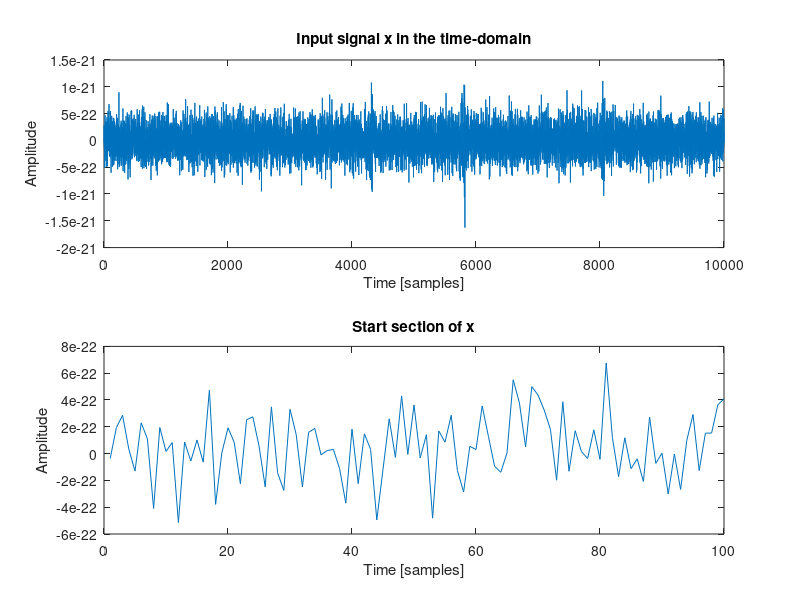
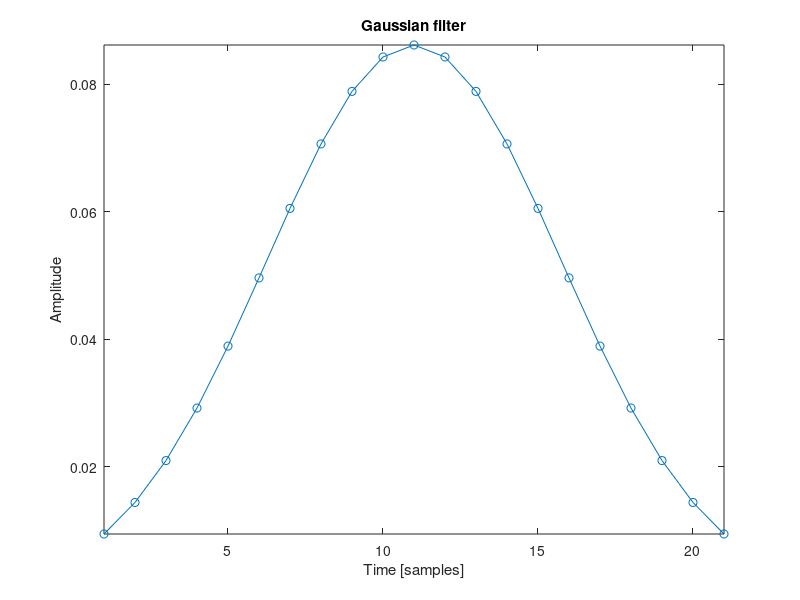

The MATLAB source for these figures, in order: (Note: this script raises an error after producing the figures.)
% ***********************************
% ENSE807 Project 2019
% Supervisor: mstommel@aut.ac.nz

% ------------------------------------
% Your Name:
% Student ID:
% ------------------------------------


% clean up the remainders of previous activities in Matlab
clear;
%close all;
format compact;

% load input sequence
x = dlmread( 'signal1.txt' );

% display input sequence
figure( 1 );
subplot( 2, 1, 1 );
plot( x );
xlabel( 'Time [samples]' );
ylabel( 'Amplitude' );
title( 'Input signal x in the time-domain' );

subplot( 2, 1, 2 );
plot( x( 1 : 100 ) );
xlabel( 'Time [samples]' );
ylabel( 'Amplitude' );
title( 'Start section of x' );

% create the impulse response of a Gaussian filter for smoothing

ws = 21; % window size
sigma = 5;

m = linspace( -ws / 2, ws / 2, ws );
h = exp(-m .^ 2 / (2 * sigma ^ 2));
h = h / sum( h ); % normalisation to achieve an integral of one

% display the impulse response
figure( 2 );
plot( h, 'o-' );
axis tight;
xlabel( 'Time [samples]' );
ylabel( 'Amplitude' );
title( 'Gaussian filter' );

% perform gaussian filtering in the time domain

tic; % start timer
y1 = simple_conv( x, h ); % perform convolution like in the lecture slides
t_conv = toc; % measure cpu time

% display filter result
figure( 3 );
subplot( 2, 1, 1 );
plot( y1 );
xlabel( 'Time [samples]' );
ylabel( 'Amplitude' );
title( 'Signal y1' );

subplot( 2, 1, 2 );
plot( y1( 1 : 100 ) );
xlabel( 'Time [samples]' );
ylabel( 'Amplitude' );
title( 'Start section of y1' );

% display cpu time required for the convolution
disp( 'Time [s] conv:' );
disp( t_conv );

% perform the same filtering operation in the frequency domain

% further reading:
% https://www.sciencedirect.com/topics/engineering/convolution-property

N = length( x ) + length( h ) - 1;

% compute DFT of h
tic;
H = freqz( h, 1, N, 'whole' );  % w = 0 ... (N-1)*2pi/N
t_dft_h = toc;

% compute DFT of x
tic;
X = freqz( x, 1, N, 'whole' );
t_dft_x = toc;

% compute filter result Y in the frequency domain
tic;

% TODO: replace this line by a Matlab instruction


t_mul = toc;

% inverse transform
tic;
y2 = ifft( conj( Y' ) )';
t_idft = toc;

% display DFT of the impulse response
figure( 4 );
subplot( 2, 2, 1 );
plot( real( H ), imag( H ), '-' );
xlabel( 'Real' );
ylabel( 'Imag' );
title( 'DFT H(e^{j\omega})' );
axis equal;
grid on;
subplot( 2, 2, 2 );
plot( 0 : ( pi + pi ) / ( length( H ) - 1 ) : pi + pi, abs( H ), '-' );
axis tight;
xlabel( '\omega' );
ylabel( '|H(e^{j\omega})|' );
title( 'Magnitude' );
subplot( 2, 2, 3 );
plot( 0 : ( pi + pi ) / ( length( H ) - 1 ) : pi + pi, angle( H ), '-' );
title( 'Phase' );
xlabel( '\omega' );
ylabel( '\Theta(\omega)|' );
axis tight;

% display DFT of the input sequence
figure( 5 );
plot( real( X ), imag( X ), '-' );
axis equal;
title( 'DFT X(e^{j\omega})' );
xlabel( 'Real' );
ylabel( 'Imag' );

% display filter result
% (should be the same as in figure 3)
figure( 6 );
subplot( 2, 1, 1 );
plot( y2 );
xlabel( 'Time [samples' );
ylabel( 'Amplitude' );
title( 'Signal y2' );

subplot( 2, 1, 2 );
plot( y2( 1 : 100 ) );
xlabel( 'Time [samples' );
ylabel( 'Amplitude' );
title( 'Start section of y2' );

% display time
disp( 'Time [s] dft x:' );
disp( t_dft_x );
disp( 'Time [s] dft h:' );
disp( t_dft_h );
disp( 'Time [s] X times H:' );
disp( t_mul );
disp( 'Time [s] idft:' );
disp( t_idft );
disp( 'Total time [s] in frequency domain:' );
disp( t_dft_x + t_dft_h + t_mul + t_idft );


